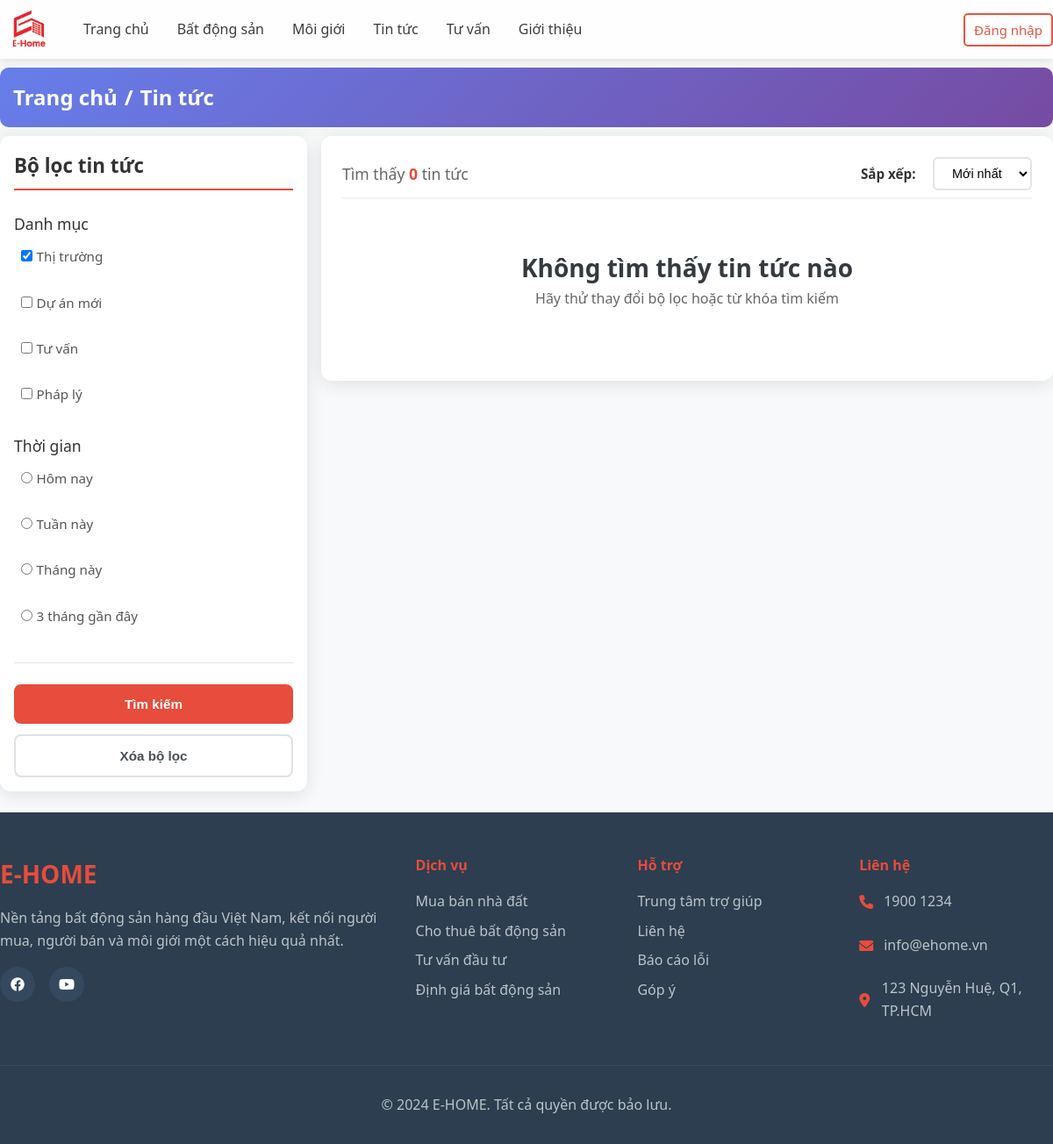
The page /user/index.php?act=listNews&category=1 on the database as committed earlier.
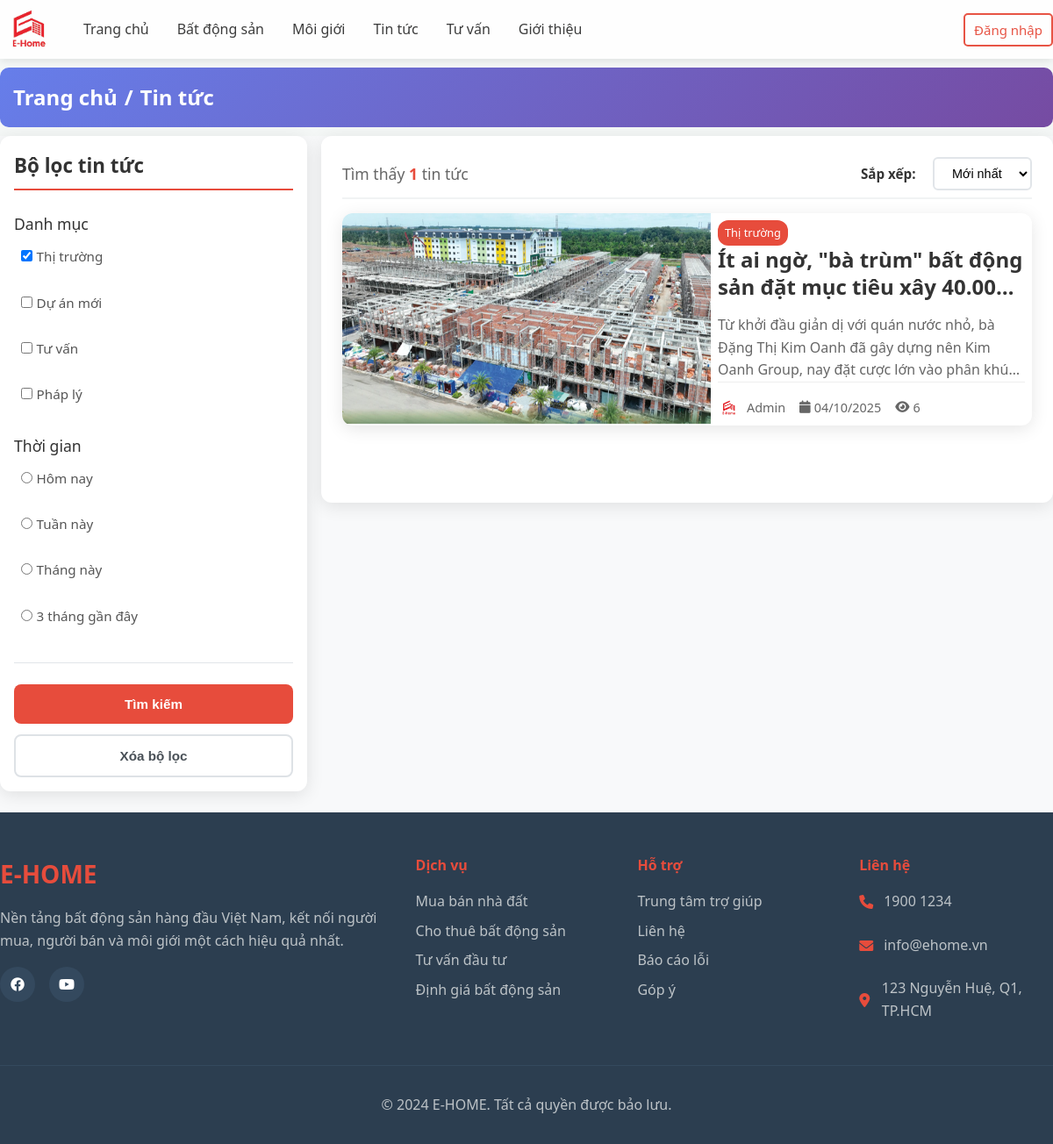
The same page on the database as committed later.
### tables this page shows
CREATE TABLE `news` (
  `id` int(11) NOT NULL,
  `title` varchar(256) NOT NULL,
  `image` varchar(256) NOT NULL,
  `content` text NOT NULL,
  `createdAt` date NOT NULL DEFAULT current_timestamp(),
  `views` int(11) NOT NULL DEFAULT 0,
  `pin` tinyint(1) NOT NULL DEFAULT 0,
  `typeId` int(11) NOT NULL
);

CREATE TABLE `typenews` (
  `id` int(11) NOT NULL,
  `name` varchar(256) NOT NULL,
  `description` text DEFAULT NULL
);

### user/controllers/listNewsController/index.php (called while the page is built, shortened)
<?php
$limit = 4;
$whereConditions = array();
$whereConditions[] = "n.title LIKE '%" . $_SESSION['search-news'] . "%'";
if (!empty($_SESSION['filter-category'])) {
  $categoryIds = implode(',', array_map('intval', $_SESSION['filter-category']));
  $whereConditions[] = "n.typeId IN ($categoryIds)";
}
$whereClause = implode(' AND ', $whereConditions);
$total = mysqli_query($conn, "SELECT * FROM `news` n WHERE $whereClause");
$current_page = isset($_GET['page']) ? $_GET['page'] : 1;
$start = ($current_page - 1) * $limit;
$sql_list = "SELECT n.*, tn.name as typeName
             FROM `news` n
             INNER JOIN `typenews` tn ON n.typeId = tn.id
             WHERE $whereClause
             ORDER BY n.pin DESC, n.id " . $_SESSION['sort-news'] . "
             LIMIT $start, $limit";
$listTypeNewsResult = mysqli_query($conn, "SELECT id, name FROM `typenews`");
$listNewsResult = mysqli_query($conn, $sql_list);
if ($listNewsResult) {
  $listTypeNews = mysqli_fetch_all($listTypeNewsResult, MYSQLI_ASSOC);
  $listNews = mysqli_fetch_all($listNewsResult, MYSQLI_ASSOC);
} else {
  error('Lấy thông tin tin tức thất bại!', 'index.php?act=news');
}
include "./views/page/listNews.php";
return;

### user/index.php (called while the page is built, shortened)
<?php
    include "views/header.php";
    include "controllers/userController.php";
    include "views/footer.php"
?>

### user/views/page/listNews.php (the view, shortened to what the changed rows need)
<div class="news-page">
    <section class="page-header">
    <div class="container">
        <div class="breadcrumb">
            <a href="index.php">Trang chủ</a>
            <span>/</span>
            <span>Tin tức</span>
        </div>
    </div>
</section>
<main class="main-content">
    <div class="container">
        <div class="content-layout">
            <aside class="sidebar">
                <form method="POST" id="filterForm">
                    <div class="filter-section">
                        <h3>Bộ lọc tin tức</h3>
                        <div class="filter-group">
                            <label>Danh mục</label>
                            <div class="checkbox-group">
                                <?php foreach ($listTypeNews as $key => $value) { ?>
                                    <label class="checkbox-item">
                                        <input type="checkbox" name="filter-category[]" value="<?= $value['id'] ?>"
                                            <?= in_array($value['id'], $_SESSION['filter-category']) ? 'checked' : '' ?>>
                                        <span><?= $value['name'] ?></span>
                                    </label>
                                <?php } ?>
                            </div>
                        </div>
                        <div class="filter-group">
                            <label>Thời gian</label>
                            <div class="checkbox-group">
                                <label class="checkbox-item">
                                    <input type="radio" name="filter-time" value="today"
                                        <?= $_SESSION['filter-time'] == 'today' ? 'checked' : '' ?>>
                                    <span>Hôm nay</span>
                                </label>
                                <label class="checkbox-item">
                                    <input type="radio" name="filter-time" value="week"
                                        <?= $_SESSION['filter-time'] == 'week' ? 'checked' : '' ?>>
                                    <span>Tuần này</span>
                                </label>
                                <label class="checkbox-item">
                                    <input type="radio" name="filter-time" value="month"
                                        <?= $_SESSION['filter-time'] == 'month' ? 'checked' : '' ?>>
                                    <span>Tháng này</span>
                                </label>
                                <label class="checkbox-item">
                                    <input type="radio" name="filter-time" value="quarter"
                                        <?= $_SESSION['filter-time'] == 'quarter' ? 'checked' : '' ?>>
                                    <span>3 tháng gần đây</span>
                                </label>
                            </div>
                        </div>
                        <div class="filter-actions">
                            <button type="submit" class="btn btn-primary">Tìm kiếm</button>
                            <button type="submit" name="clear-filter" class="btn btn-outline">Xóa bộ lọc</button>
                        </div>
                    </div>
                </form>
            </aside>
            <div class="content-area">
                <div class="content-header">
                    <div class="results-info">
                        <span>Tìm thấy <strong><?= mysqli_num_rows($total) ?></strong> tin tức</span>
                    </div>
                    <div class="sort-options">
                        <label style="width: 70px">Sắp xếp:</label>
                        <form method="POST" style="display: inline;">
                            <select class="form-select" name="sort-news" onchange="this.form.submit()">
                                <option value="desc" <?= $_SESSION['sort-news'] == 'desc' ? 'selected' : '' ?>>Mới nhất
                                </option>
                            </select>
                        </form>
                    </div>
                </div>
                <?php
                $featuredNews = null;
                if (!empty($listNews) && $listNews[0]['pin'] == 1) {
                    $featuredNews = $listNews[0];
                }
                if ($featuredNews) { ?>
                    <div class="featured-news">
                        <article class="news-card-large">
                            <div class="news-image">
                                <img src="../uploads/news/<?= $featuredNews['image'] ?>" alt="" style="height: 240px; object-fit: fill; width: 420px;">
                            </div>
                            <div class="news-content">
                                <div>
                                    <div class="news-category"><?= $featuredNews['typeName'] ?></div>
                                <h2><a
                                        href="index.php?act=news&id=<?= $featuredNews['id'] ?>"><?= $featuredNews['title'] ?></a>
                                </h2>
                                </div>
                                <p class="news-excerpt"><?= substr(strip_tags($featuredNews['content']), 0, 200) ?>...</p>
                                <div class="news-meta">
                                    <div class="author-info">
                                        <img src="../uploads/system/logo.jpg?height=30&width=30" alt="Tác giả">
                                        <span><?= !empty($featuredNews['author']) ? $featuredNews['author'] : 'Admin' ?></span>
                                    </div>
                                    <div class="news-stats">
                                        <span><i class="fas fa-calendar"></i>
                                            <?= date('d/m/Y', strtotime($featuredNews['createdAt'])) ?></span>
                                        <span><i class="fas fa-eye"></i>
                                            <?= !empty($featuredNews['views']) ? $featuredNews['views'] : '0' ?></span>
                                    </div>
                                </div>
                            </div>
                        </article>
                <?php } ?>
                <?php if (empty($listNews)) { ?>
                    <div style="text-align: center; padding: 40px; color: #666;">
                        <h3>Không tìm thấy tin tức nào</h3>
                        <p>Hãy thử thay đổi bộ lọc hoặc từ khóa tìm kiếm</p>
                    </div>
                <?php } ?>
            </div>
        </div>
    </div>
</main>
</div>

Rows that differ between the two databases and show on the page:
added news: image (picture), typeId.name "Thị trường", title "Ít ai ngờ, \"bà trùm\" bất động sản đặt mục tiêu xây…", content "Từ khởi đầu giản dị với quán nước nhỏ, bà Đặng Thị Kim Oanh đã gây dựng nên Kim Oanh Group, nay đặt cược lớn vào phân…", createdAt "04/10/2025", views "6"
Other text that changed with them:
mysqli_num_rows($total): "0" → "1"
text no longer shown: "Không tìm thấy tin tức nào Hãy thử thay đổi bộ lọc hoặc từ khóa tìm kiếm"
text now shown: "Admin"
